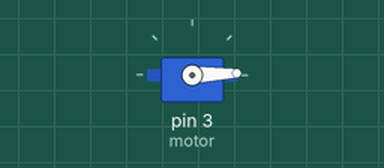
Bench run of a sketch on a simulated Arduino Uno, built with avr-gcc and run on an emulated ATmega328P. Parts: servo.

Above: at 0.05 s.
At 1.75 s:
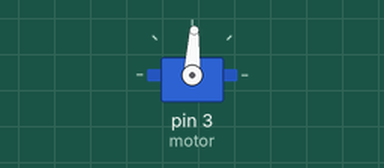
At 3.45 s:
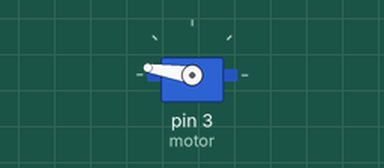
At 6.9 s:
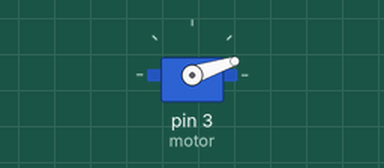
Timing chart, 0 to 9.4 s (numbered marks = the images above):
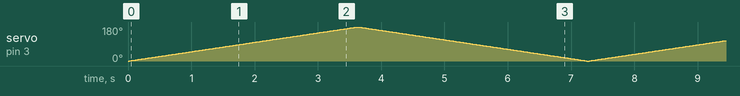

The sketch:

Servo_Motor_0_to_180.ino
```cpp
#include <Servo.h>

Servo motor;

void setup() {

  motor.attach(3);

}

void loop() {
  for(int i=0; i <= 180; i++){
    motor.write(i);
    delay(20);
  }
  for(int i=180; i >= 0; i--){
    motor.write(i);
    delay(20);
  }
}
```
